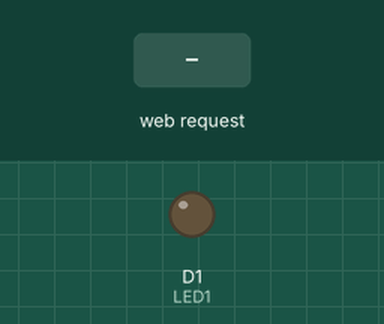
Bench run of a sketch on a simulated ESP8266 (NodeMCU). Shown: output pins drawn as LEDs (lit = HIGH). Inputs (shaded band) come from the test bench. WiFi joins after 1.5 s; servers stay silent unless stated; what the sketch prints to the serial monitor is not drawn.

Above: at 2.7 s.
2.8 s: HTTP request GET /LED1/on received
At 3.1 s:
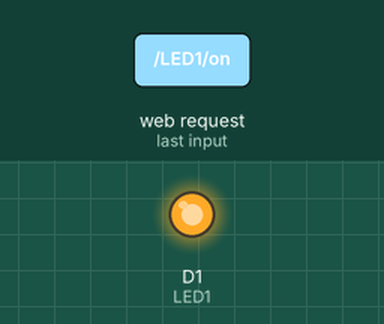
4.3 s: HTTP request GET /LED1/off received
At 5.4 s:
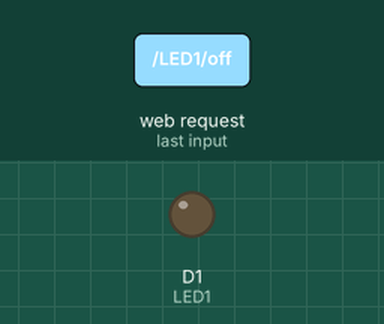
Timing chart, 0 to 7.3 s (numbered marks = the images above; inputs shaded):
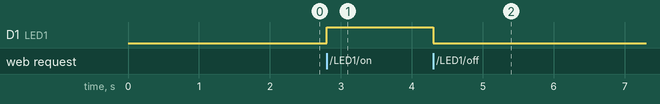

Measured:
- after the input at 2.8 s, D1 (LED1): LOW → HIGH at once
- after the input at 4.3 s, D1 (LED1): HIGH → LOW at once

The sketch:

esp12e-web-led-server.ino
```cpp
#include <ESP8266WiFi.h>

const char* ssid = "SSID";  // Enter SSID here
const char* password = "****PASSWORD*****";  //Enter Password here

String header; // Variable to store the HTTP request
String LED1State = "off";
const int LED1 = D1;
WiFiServer server(80);

void setup() {
  Serial.begin(115200);
  pinMode(LED1, OUTPUT);
  digitalWrite(LED1, LOW);
  Serial.print("Connecting to ");
  Serial.println(ssid);
  WiFi.begin(ssid, password);
  while (WiFi.status() != WL_CONNECTED) {
    delay(500);
    Serial.print(".");
  }
  // Print local IP address and start web server
  Serial.println("");
  Serial.println("WiFi connected-->");
  Serial.println("Copy this IP address: ");
  Serial.println(WiFi.localIP());
  server.begin();
}

void loop() {
  WiFiClient client = server.available();
  if (client) {
    // If a new client connects,
    Serial.println("new client connected");
    String currentLine = "";
    // make a String to hold incoming data from the client
    while (client.connected())
      if (client.available()) {
        // if there's bytes to read from the client,
        char c = client.read();
        Serial.write(c);
        header += c;
        if (c == '\n') {
          // if the byte is a newline character
          if (currentLine.length() == 0) {
            client.println("HTTP/1.1 200 OK");
            client.println("Content-type:text/html");
            client.println("Connection: close");
            client.println();

            if (header.indexOf("GET /LED1/on") >= 0) {
              Serial.println("LED1 on");
              LED1State = "on";
              digitalWrite(LED1, HIGH);
            } else if (header.indexOf("GET /LED1/off") >= 0) {
              Serial.println("LED1 off");
              LED1State = "off";
              digitalWrite(LED1, LOW);
            }

            // Display the HTML web page
            client.println("<!DOCTYPE html><html>");
            client.println("<head><meta name=\"viewport\" content=\"width=device-width, initial-scale=1\">");
            client.println("<link rel=\"icon\" href=\"data:,\">");
            client.println("<style>html { font-family: Cairo; display: inline; margin: 0px auto; text-align: center; background-color: #ccffb3;}");
            client.println(".button { background-color: #006699; border: none; color: white; padding: 16px 40px;");
            client.println("text-decoration: none; font-size: 35px; margin: 2px; cursor: pointer;}");
            client.println(".button2 {background-color: #555555;}</style></head>");

            client.println("<svg width=\"300\" height=\"80\"><text fill=\"#00bfbf\" font-family=\"serif\" font-size=\"24\" id=\"svg_1\" stroke=\"#000000\" text-anchor=\"middle\" transform=\"matrix(1.35388 0 0 1.42308 -6.66283 -8.67308)\" x=\"86.5\" xml:space=\"preserve\" y=\"41.5\">IOT 1</text></svg>");

            // Web Page Heading
            client.println("<body><h1>Welcome to the ESP12E Web Server Demo</h1>");
            client.println("<p>LED1_State: " + LED1State + "</p>");
            // If the LED1State is off, it displays the ON button
            if (LED1State == "off") {
              client.println("<p><a href=\"/LED1/on\"><button class=\"button\">ON</button></a></p>");
              client.println("<svg width=\"500\" height=\"300\"><ellipse cx=\"258.5\" cy=\"125.5\" fill=\"#ff7f00\" rx=\"47\" ry=\"52\" stroke=\"#ffffaa\" stroke-width=\"5\"/><rect fill=\"#cccccc\" height=\"40\" stroke=\"#ffffaa\" stroke-width=\"5\" transform=\"rotate(-0.485546 261 187.5)\" width=\"39\" x=\"241.5\" y=\"167.5\"/></svg>");
            } else {
              client.println("<p><a href=\"/LED1/off\"><button class=\"button button2\">OFF</button></a></p>");
              client.println("<svg width=\"500\" height=\"300\"><ellipse cx=\"258.5\" cy=\"125.5\" fill=\"#ffffff\" rx=\"47\" ry=\"52\" stroke=\"#ffffaa\" stroke-width=\"5\"/><rect fill=\"#cccccc\" height=\"40\" stroke=\"#ffffaa\" stroke-width=\"5\" transform=\"rotate(-0.485546 261 187.5)\" width=\"39\" x=\"241.5\" y=\"167.5\"/></svg>");
            }
            client.println("</body></html>");
            client.println();
            break;
          } else {
            currentLine = "";
          }
        } else if (c != '\r') {
          currentLine += c;
        }
      }
  }
  header = "";
  client.stop();
  //Serial.println("Client disconnected");
  //Serial.println("");
}
```
